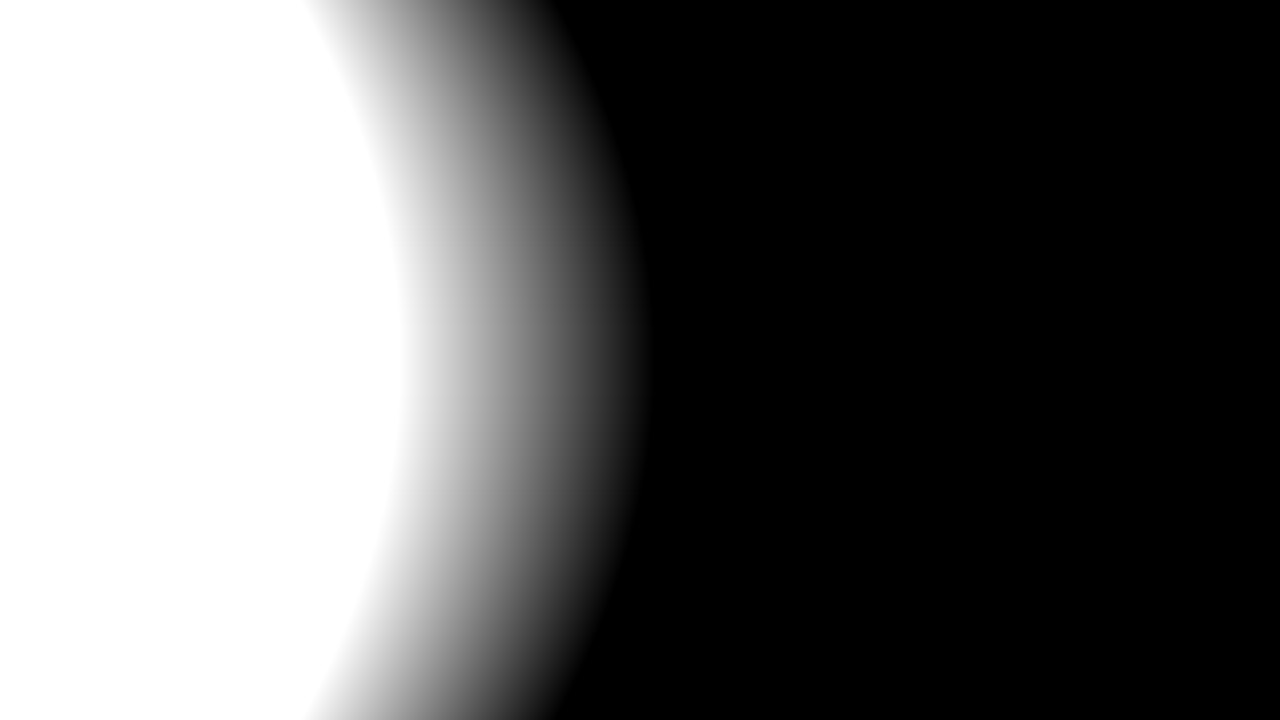
#> input picture base.png, 1280 x 720 px
$ python render_image.py base.png base.png base.png base.png base.png
#> lines starting #> are read from the running program, lines starting #| are printed output that depends on the picture
import cv2
import numpy as np
import sys
from PIL import Image, ImageFont, ImageDraw
import textwrap
import re

def add_text(img, message, pos=(0,0), font="HGRSGU.TTC", size = 54):
    font_path = "./quote/MEIRYO.TTC"
    font_size = size
    font = ImageFont.truetype(font_path, font_size)
    img = Image.fromarray(img)                          # cv2(NumPy)型の画像をPIL型に変換
    draw = ImageDraw.Draw(img)

    draw.text(pos, message, font=font, fill=(255, 255, 255, 0))
    img = np.array(img, dtype=np.uint8)
    return img


args = sys.argv
file_name = args[1]
user_img = args[2]
name_ = args[3]
text_ = args[4]
add_img = args[5]

if not("." in file_name):
    file_name+=".png"

img1 = np.array(cv2.resize(cv2.imread(user_img), (720, 720)), dtype=np.uint8)
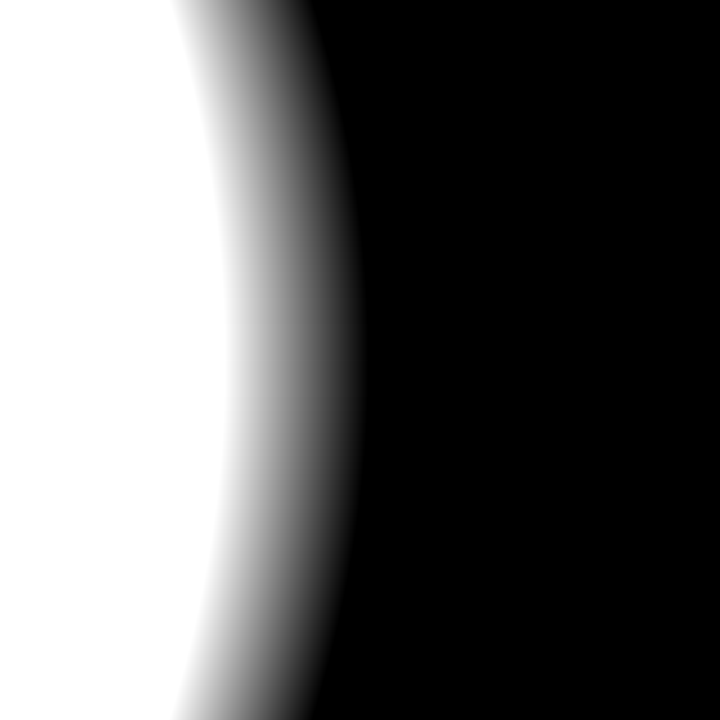
#> img1: shape (720, 720, 3); min 0, max 255, mean 98.5
img0 = np.full((720, 1280-720, 3), 255, dtype=np.uint8)
base = np.array(cv2.imread("./quote/base.png"), dtype=np.float32)/255
#> base: shape (720, 1280, 3) float32; min 0, max 1, mean 0.386

img1 = cv2.hconcat([img1, img0])
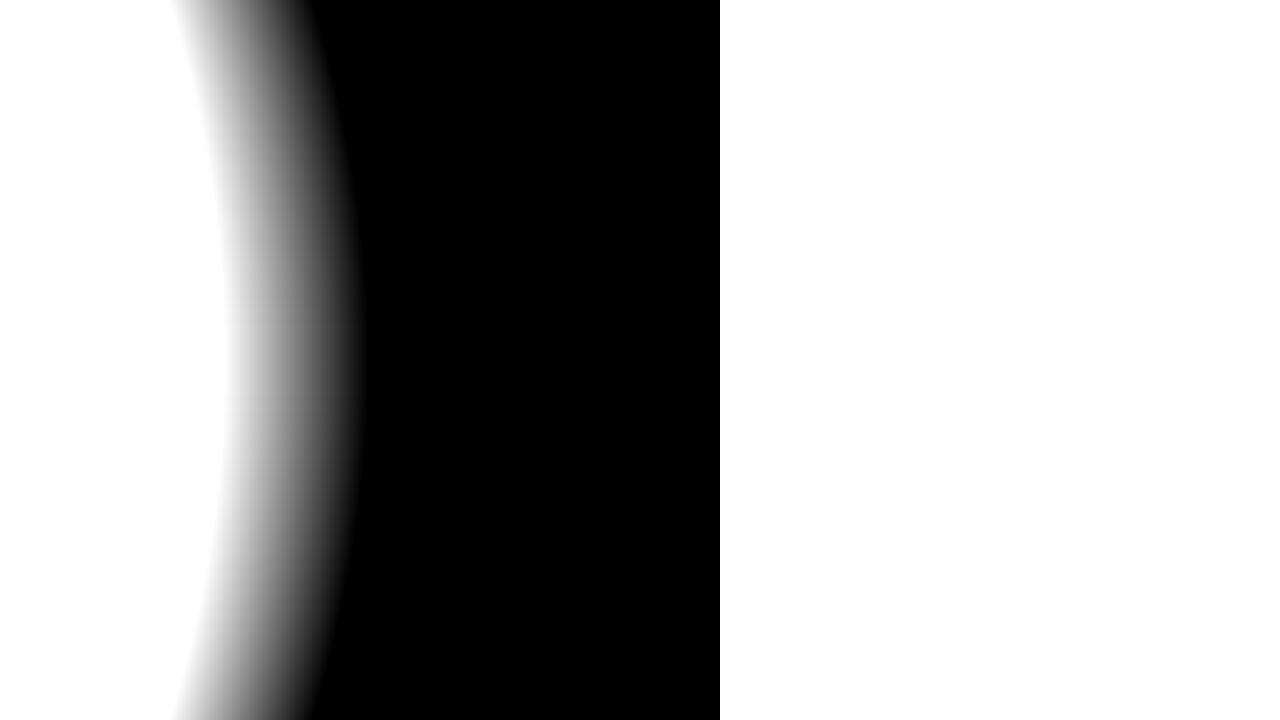
#> img1: shape (720, 1280, 3); min 0, max 255, mean 166.9

img = img1 * base
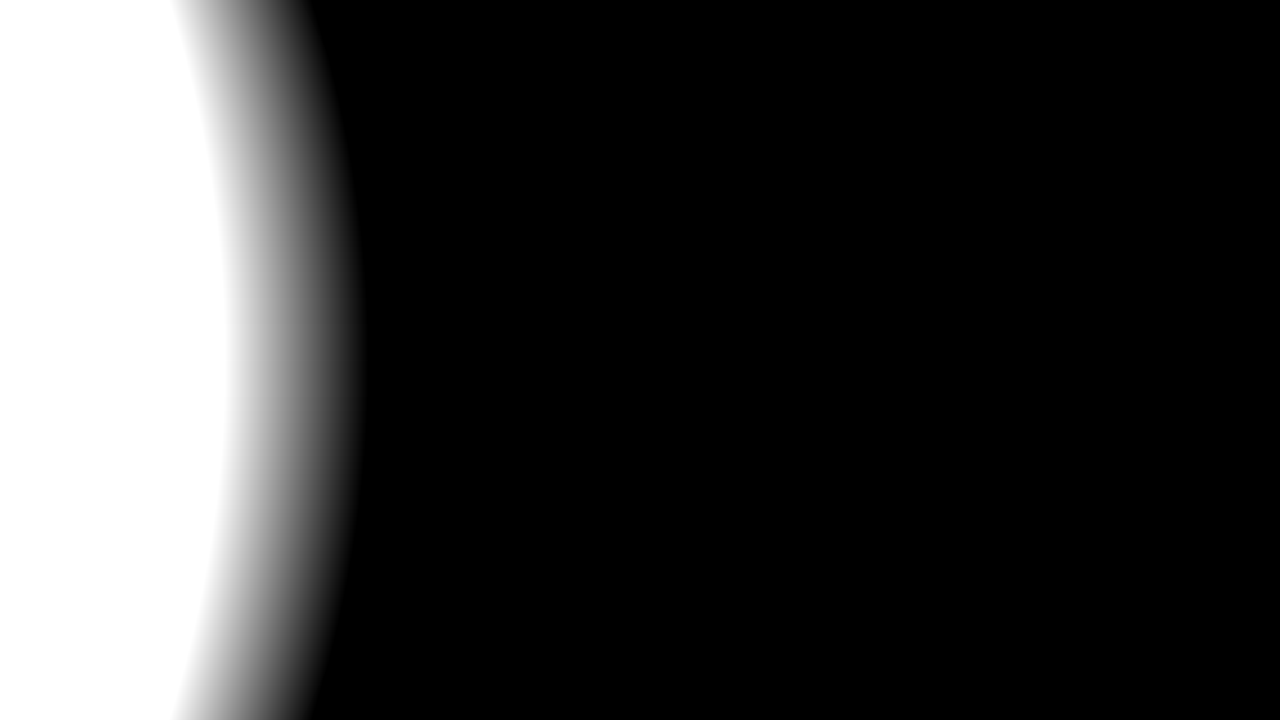
#> img: shape (720, 1280, 3) float32; min 0, max 255, mean 55.4
img=np.array(img, dtype=np.uint8)

print(img.shape)
#| (720, 1280, 3)

#Username
name = "－ "+name_
size = 36
name_offset = size*len(name)//2
name_pos = 960 - name_offset

img = add_text(img=img, message=name, pos=(name_pos, int(720*3/4 + size/2)), size=size, font="meiryo.ttc")

if(add_img =="null" or add_img == "none"):
#Content
    #
    len_size = [[60, 14, 40], [120, 20, 28], [200, 28, 20], [-1, 36, 16]]

    text=text_
    text = re.sub('<.+>', '', text_)
    print(text)
    for l, m, n in len_size:
        if(len(text_)<l or l==-1):
            letters_1line, size = m, n
            break

    texts = text.split("\n")
    t = []
    for s in texts:
        print(s)
        t += textwrap.wrap(s, letters_1line)


    lengths = list(map(len, t))
    length_max = max(lengths)
    text = "\n".join(t)

    lines = text.count("\n")
    text_xoffset = size*min(letters_1line, length_max) // 2
    text_xpos = 980 - text_xoffset

    text_ypos =  int(720*3/8)# + (lines)*size)
    print(text_ypos)

    img = add_text(img=img, message=text, pos=(text_xpos,text_ypos), size=size, font="meiryo.ttc")

    cv2.imwrite(file_name, cv2.cvtColor(img, cv2.COLOR_BGR2GRAY))

else:
    img = cv2.cvtColor(img, cv2.COLOR_BGR2GRAY)
#> img: shape (720, 1280)
    eximage = cv2.cvtColor(cv2.imread(add_img), cv2.COLOR_BGR2GRAY)
#> eximage: shape (720, 1280); min 0, max 255, mean 98.4
    aspect = eximage.shape[1]/eximage.shape[0]
#> aspect = 1.78
    #500*375
    scale = 500/eximage.shape[1] if aspect>(500/375) else 375/eximage.shape[0]
#> scale = 0.391
    eximage = cv2.resize(eximage, dsize=None, fx=scale,  fy=scale)
#> eximage: shape (281, 500)
    height, width = eximage.shape[:2]
#> height = 281; width = 500
    print(width,height)
#| 500 281
    YleftTop = 320 - height//2
#> YleftTop = 180
    XleftTop = 960 - width//2
#> XleftTop = 710

    img[YleftTop:YleftTop+height, XleftTop:XleftTop+width] = eximage//1.2
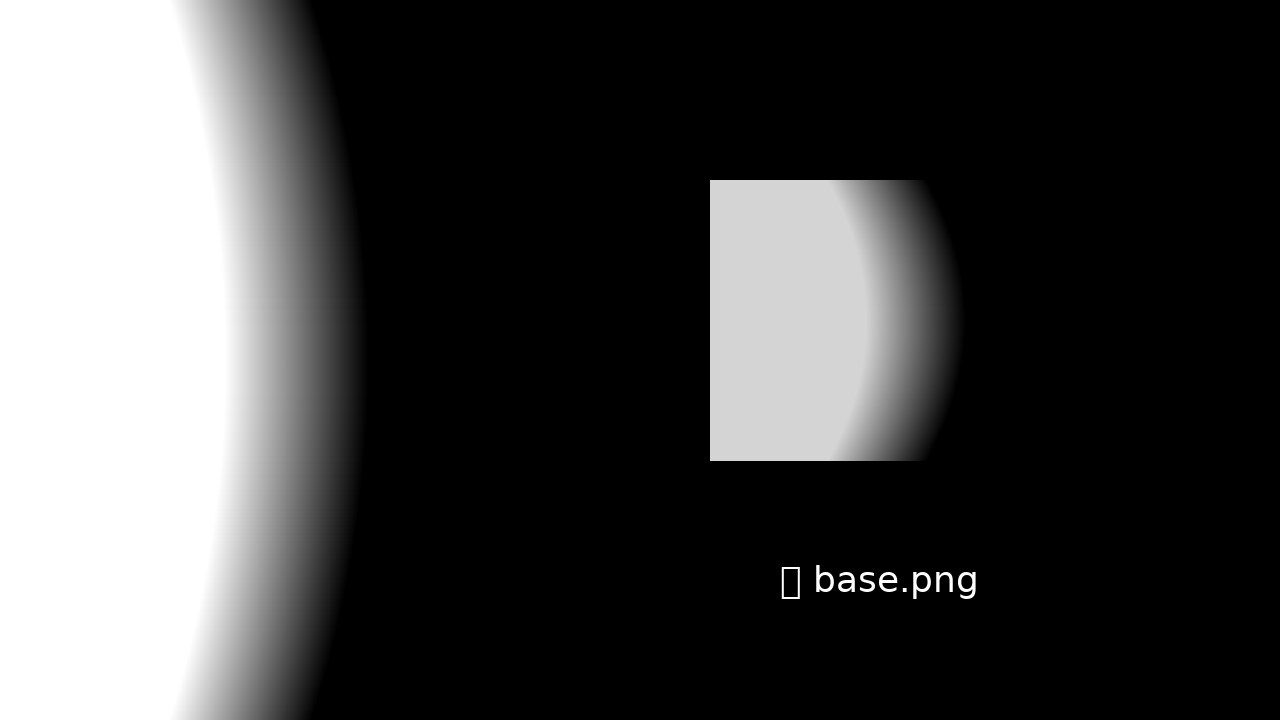
#> img: shape (720, 1280); min 0, max 255, mean 68.3
    cv2.imwrite(file_name, img)
